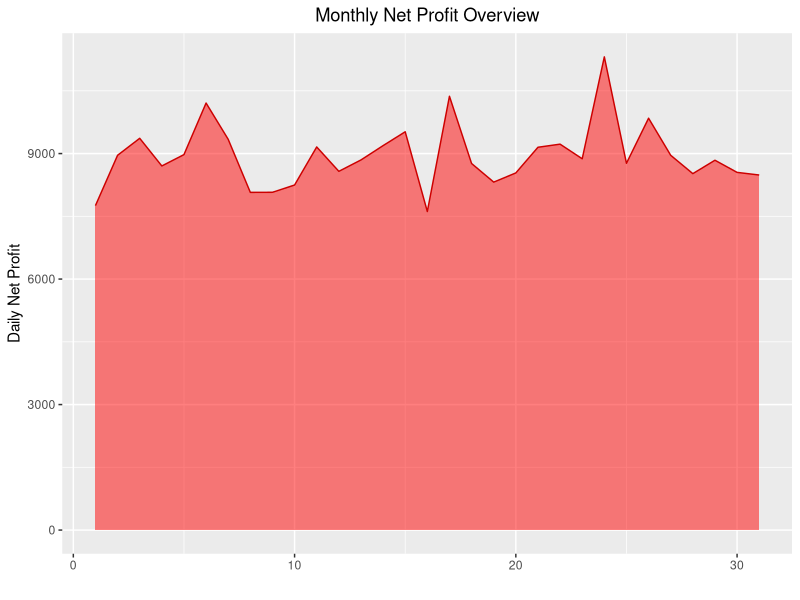

Here is the R script that generated this plot:
## ---- chunk 1

SalesData <- data.frame(Day = sample(1:31,10000,replace=T),
                        Customer = c(sample(1:100,9000,replace=T), rep(NA,1000)),
                        Product = sample(1:20,10000,replace=T),
                        Count = sample(1:55, 10000, replace = T))

SalesData <- SalesData[order(SalesData$Day),]

SalesData$Transaction <- 1:10000

Products <- data.frame(Product = 1:20,
                       Price = runif(20,2,12),
                       Cost = (sample(78:91, 20, replace = T))/100)

Products$Cost <- Products$Price * Products$Cost

SalesData <- merge(SalesData,Products, by = "Product", all.x = T, all.y=T)

SalesData$Gross <- SalesData$Price*SalesData$Count

SalesData$Net <- SalesData$Gross - (SalesData$Cost*SalesData$Count)

## ---- chunk 2

Rev.t <- sum(SalesData$Gross)

Rev.t

## ---- chunk 3

Prof.net <- sum(SalesData$Net)

Prof.net

## ---- chunk 4

library(ggplot2)
library(dplyr)

DailySales <- SalesData %>% group_by(Day) %>% summarise(n = n(), Gross = sum(Gross), Net = sum(Net))

DailySales

DailySales[order(-DailySales$Net),][1,]
DailySales[order(-DailySales$Gross),][1,]
DailySales[order(-DailySales$n),][1,]


#geom_line(aes(Day, Net))+

ggplot(DailySales,
       aes(Day, Net)) +
  geom_area(stat="identity",
            position="identity",
            col = "red3",
            size = 0.5,
            alpha = 0.5,
            fill="red")+
  labs(x="",y="Daily Net Profit", title = "Monthly Net Profit Overview")+
  theme(plot.title = element_text(hjust = 0.5))


## ---- chunk 5



